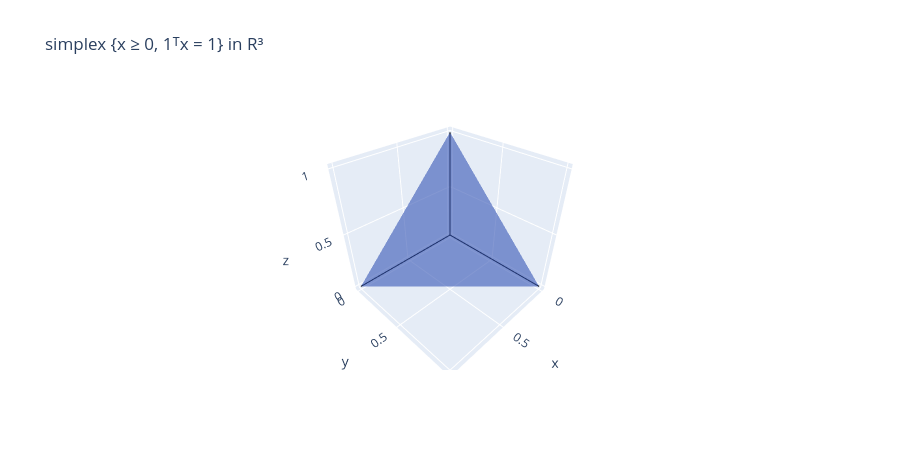

The notebook cell this image was saved under:
### Markdown cell above
### Prediction

- All of these are convex (halfspaces, intersections of halfspaces, hulls, sublevel sets of convex quadratics and of norms).
- The "$p = 1/2$ ball" is a star with concave sides: not convex. With $Q$ indefinite the "ellipsoid" becomes the region between the branches of a hyperbola: not convex.

### Code cell
rng = np.random.default_rng(0)
a_h, b_h = np.array([1.0, 2.0]), 1.0
A_p = np.array([[1, 0], [0, 1], [-1, -1], [-1, 0.5]]); b_p = np.array([-1, -1, -1.5, -1.5])   # Ax ≥ b
pts = rng.normal(size=(15, 2)); hull = ConvexHull(pts)
Q_e = np.array([[2.0, 0.8], [0.8, 1.0]]); p_e = np.array([0.3, -0.2]); c_e = 0.0

def pnorm_ball(p):
    if p == np.inf:
        return lambda P: np.max(np.abs(P), axis=1) <= 1
    return lambda P: np.sum(np.abs(P) ** p, axis=1) ** (1 / p) <= 1

def in_hull(P, hull=hull):
    return np.all(P @ hull.equations[:, :2].T + hull.equations[:, 2] <= 1e-12, axis=1)

sets2d = {
    "halfspace {aᵀx ≥ b}": lambda P: P @ a_h >= b_h,
    "polyhedron {Ax ≥ b}": lambda P: np.all(P @ A_p.T >= b_p, axis=1),
    "convex hull": in_hull,
    "ellipsoid ½xᵀQx + pᵀx + c ≤ 1": lambda P: 0.5 * np.einsum("ij,jk,ik->i", P, Q_e, P) + P @ p_e + c_e <= 1,
    "‖x‖₁ ≤ 1": pnorm_ball(1), "‖x‖₂ ≤ 1": pnorm_ball(2), "‖x‖∞ ≤ 1": pnorm_ball(np.inf), "‖x‖_½ ≤ 1": pnorm_ball(0.5),
}

def show_set(ax, member, title, box=(-2.5, 2.5), extra=None):
    g = np.linspace(*box, 401); GX, GY = np.meshgrid(g, g)
    Z = member(np.column_stack([GX.ravel(), GY.ravel()])).reshape(GX.shape)
    ax.contourf(GX, GY, Z, levels=[0.5, 1.5], colors=["#cfe0f3"]); ax.contour(GX, GY, Z, levels=[0.5], colors="k", linewidths=1)
    if extra: extra(ax)
    ax.set_aspect("equal"); ax.set_title(title, fontsize=10); ax.axhline(0, c="gray", lw=0.4); ax.axvline(0, c="gray", lw=0.4)

fig, axes = plt.subplots(2, 4, figsize=(20, 10))
for ax, (name, mem) in zip(axes.ravel(), sets2d.items()):
    show_set(ax, mem, name, extra=(lambda a: a.plot(*pts.T, "k.", ms=5)) if name == "convex hull" else None)
plt.show()

# the simplex in R³
fig = go.Figure([go.Mesh3d(x=[1, 0, 0], y=[0, 1, 0], z=[0, 0, 1], opacity=0.6, color="royalblue", name="simplex"),
                 go.Scatter3d(x=[0, 1, 0, 0, 0, 0, 0], y=[0, 0, 0, 1, 0, 0, 0], z=[0, 0, 0, 0, 0, 0, 1],
                              mode="lines", line=dict(color="black"), name="axes")])
fig.update_layout(title="simplex {x ≥ 0, 1ᵀx = 1} in R³", height=450, scene=dict(aspectmode="cube"))
fig.show()

### Figure 1 — Plotly figure (JSON) as saved in the notebook; plotly's stock layout.template omitted (floating-point values rounded to 4 significant figures)
{"data": [{"color": "royalblue", "name": "simplex", "opacity": 0.6, "type": "mesh3d", "x": [1, 0, 0], "y": [0, 1, 0], "z": [0, 0, 1]}, {"line": {"color": "black"}, "mode": "lines", "name": "axes", "type": "scatter3d", "x": [0, 1, 0, 0, 0, 0, 0], "y": [0, 0, 0, 1, 0, 0, 0], "z": [0, 0, 0, 0, 0, 0, 1]}], "layout": {"height": 450, "scene": {"aspectmode": "cube"}, "title": {"text": "simplex {x ≥ 0, 1ᵀx = 1} in R³"}}}
